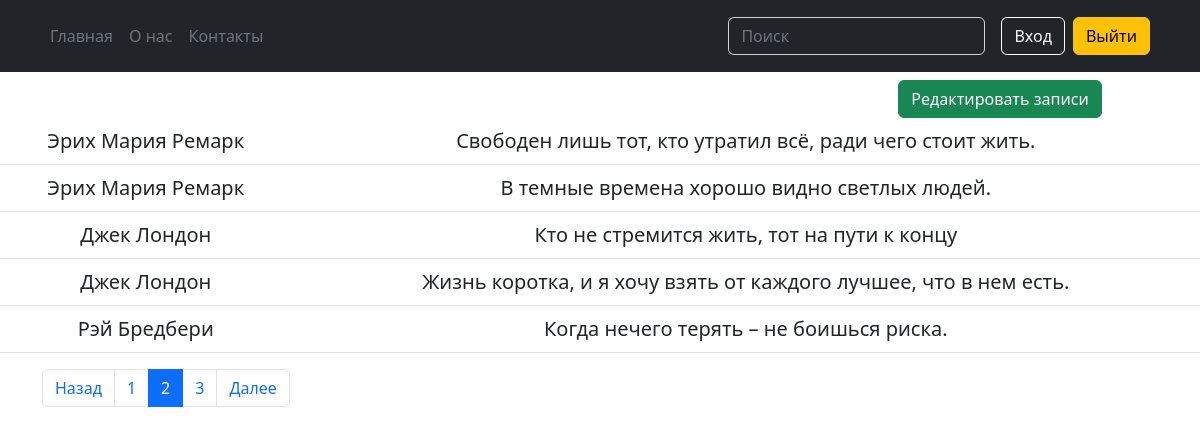
The page /?search=&page=2 (signed in) on the database its author committed.
### admininterface/models.py (models this page shows)
class Quotes(models.Model):
    keys = models.ManyToManyField(KeysWords)
    author = models.CharField('Автор', max_length=100)
    content = models.TextField('Содержание')

### main/views.py (the view)
# urls.py: path('', views.index),
def index(request):
    paginator = Paginator(Quotes)
    current_page = request.GET.get('page')
    pag_items = paginator.get_page_items(current_page)
    quotes = pag_items['page_objs']
    print(Quotes)
    context = {
        'title': 'Главная',
        'quotes': quotes,
        'pag_items': pag_items
    }
    return render(request, 'main/index.html', context)

### services/Pagination.py (called while the page is built)
    def count_pages(self, split_number):
        if not self.model_filter:
            number_quotes = self.model.objects.count()
        else:
            number_quotes = self.model.objects.filter(keys__keyword=self.model_filter).count()
        pages = math.ceil(number_quotes / split_number)
        print('pag_pages:', pages)
        self.number_pages = pages

    def get_page_items(self, current_page):
        sp_n = self.split_number
        paginator = self.get_paginator(current_page)
        if not self.model_filter:
            page_objs = self.model.objects.all()[sp_n * (paginator['current'] - 1):sp_n * paginator['current']]
        else:
            page_objs = self.model.objects.filter(keys__keyword=self.model_filter)[
                        sp_n * (paginator['current'] - 1):sp_n * paginator['current']]
        items = {
            'pages': range(1, self.number_pages + 1),
            'page_objs': page_objs,
            'current_page': paginator['current'],
            'next_page': paginator['next'],
            'previous_page': paginator['previous'],
        }
        return items

    def get_paginator(self, current_page):
        paginator = {
            'current': None,
            'next': None,
            'previous': None,
        }
        print(current_page)
        if not current_page or current_page == '1':
            paginator['current'] = 1
            if current_page != self.number_pages:
                paginator['next'] = 2
            return paginator
        current_page = int(current_page)
        paginator['current'] = current_page
        if current_page == self.number_pages:
            paginator['previous'] = self.number_pages - 1
            return paginator
        paginator['previous'] = current_page - 1
        paginator['next'] = current_page + 1
        return paginator

### main/templates/main/index.html (shortened to what this page needs)
{% extends 'main/base.html' %}
{% block body %}
{% if request.user.is_authenticated %}
    <div class="container-fluid">
        <div class="row">
            <div class="col-8"></div>
            <div class="col text-center">
                <a class="btn btn-success" href="admin"> Редактировать записи</a>
            </div>
        </div>
    </div>
{% endif %}
<div class="lead text-center">
    <table class="table">
        <tbody>
            {% for item in quotes %}
             <tr>
                 <td>{{ item.author }}</td>
                 <td>{{ item.content }}</td>
             </tr>
            {% endfor %}
        </tbody>
    </table>
</div>
{% endblock %}
{% block paginator %}
<div class="container">
    <nav id="pagination">
        <ul class="pagination">
          {% if pag_items.previous_page %}
            <li class="page-item"><a class="page-link" href="?search={{search_item}}&page={{pag_items.previous_page}}">Назад</a></li>
          {% endif %}
          {% for page in pag_items.pages %}
            {% if page is pag_items.current_page %}
                <li class="page-item active"><a class="page-link" href="?search={{search_item}}&page={{page}}">{{page}}</a></li>
            {% else %}
                <li class="page-item"><a class="page-link" href="?search={{search_item}}&page={{page}}">{{page}}</a></li>
            {% endif %}
          {% endfor %}
          {% if pag_items.next_page %}
            <li class="page-item"><a class="page-link" href="?page={{pag_items.next_page}}">Далее</a></li>
          {% endif %}
        </ul>
    </nav>
</div>
{% endblock %}

### rows shown on the page
Quotes: author "Эрих Мария Ремарк", content "Свободен лишь тот, кто утратил всё, ради чего стоит жить."
Quotes: author "Эрих Мария Ремарк", content "В темные времена хорошо видно светлых людей."
Quotes: author "Джек Лондон", content "Кто не стремится жить, тот на пути к концу"
Quotes: author "Джек Лондон", content "Жизнь коротка, и я хочу взять от каждого лучшее, что в нем есть."
Quotes: author "Рэй Бредбери", content "Когда нечего терять – не боишься риска."

### other values the page prints
{{ page }} "1" "3"
{{ page }} "2"
